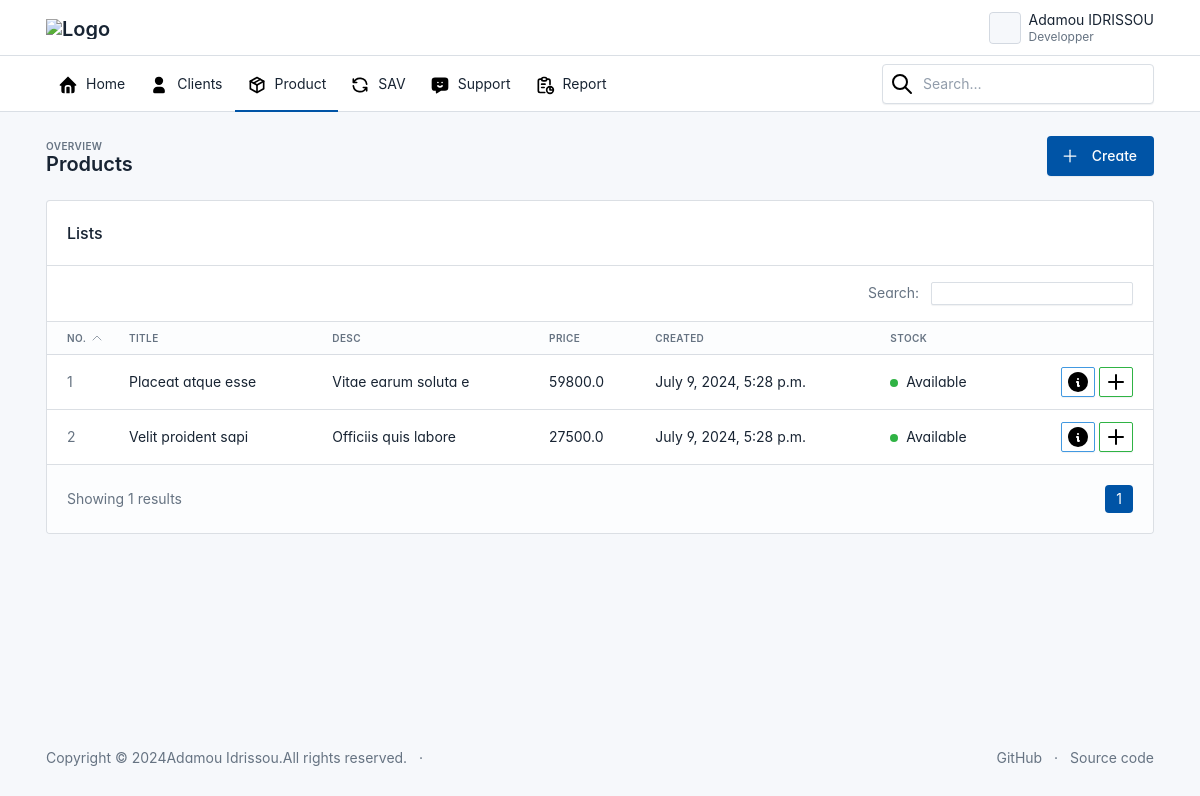
Screenshot of /products/ with the database file from the repository.
### services/models.py (models this page shows, shortened)
class Product(models.Model):
    title = models.CharField(max_length=255)
    desc = models.TextField(blank=True)
    price = models.FloatField(default=0)
    thumbnail = models.FileField(upload_to="products/")
    stock = models.IntegerField(default=0, null=True)
    stock_max = models.IntegerField(default=0, null=True)
    created = models.DateTimeField(auto_now_add=True)
    updated = models.DateTimeField(auto_now=True)

### services/views.py (the view)
# urls.py: path('products/', products, name='products'),
def products(request):
    search_product = ''
    if 'search_product' in request.GET :
        search_product = request.GET['search_product']
        if search_product == '':
            products = []
        else:
            products = Product.objects.filter(Q(title=search_product) | Q(desc=search_product)).order_by('-updated')
    else :
        products = Product.objects.all().order_by('-updated')
    paginator = Paginator(products, 10)
    page_number = request.GET.get('page')
    productsFinal = paginator.get_page(page_number)
    clients = Client.objects.filter(status='1').order_by('last_name')
    if request.method == 'POST':
        productform = ProductForm(request.POST)
        if productform.is_valid():
            product = productform.save(commit=False)
            product.user = request.user
            product.save()
            return redirect('products')
    else:
        productform = ProductForm()
    context =  {
        'page' : '¨Products',
        'user' : request.user,
        'clients' : clients,
        'products' : productsFinal,
        'productform' : productform,
        'search_product' : search_product,
    }
    return render(request, 'products.html', context)

### services/forms.py
class ProductForm(forms.ModelForm):
    title = forms.CharField(widget = forms.TextInput(attrs = {
        'class' : 'form-control', 'type' : 'text',
    }), label = 'Nom Produit')
    desc = forms.CharField(widget=forms.Textarea(attrs={
        'class' : 'form-control', 'type' : 'text',
    }), label='Description')
    price = forms.DecimalField(widget = forms.NumberInput(attrs = {
        'class' : 'form-control', 'type' : 'number',
    }), label = 'Prix')
    stock = forms.IntegerField(widget = forms.NumberInput(attrs = {
        'class' : 'form-control', 'type' : 'number',
    }), label = 'Quantité')
    class Meta:
        model = Product
        fields = ['title', 'desc', 'price', 'stock']

### services/templates/products.html (shortened to what this page needs)
{% load static %}
<!DOCTYPE html>
<html lang="en">
<head>
    {% include "./layouts/styles.html" %}
    <link href="https://cdn.jsdelivr.net/npm/select2@4.1.0-rc.0/dist/css/select2.min.css" rel="stylesheet" />
</head>
<body>
    <div class="page">
        {% include "./layouts/header.html" %}
        <div class="page-wrapper">
            <div class="page-header d-print-none">
                <div class="container-xl">
                    <div class="row g-2 align-items-center">
                        <div class="col">
                            <div class="page-pretitle">Overview</div>
                            <h2 class="page-title">Products</h2>
                        </div>
                        <div class="col-auto ms-auto d-print-none">
                            <div class="btn-list">
                                <a href="#" class="btn btn-primary d-none d-sm-inline-block" data-bs-toggle="modal" data-bs-target="#modal-add-product">
                                    <svg xmlns="http://www.w3.org/2000/svg" class="icon" width="24" height="24" viewBox="0 0 24 24" stroke-width="2" stroke="currentColor" fill="none" stroke-linecap="round" stroke-linejoin="round"><path stroke="none" d="M0 0h24v24H0z" fill="none"/><path d="M12 5l0 14" /><path d="M5 12l14 0" /></svg>
                                    Create
                                </a>
                            </div>
                        </div>
                    </div>
                </div>
            </div>
            <div class="page-body">
                <div class="container-xl">
                    <div class="row row-deck row-cards">
                        <div class="col-12">
                            <div class="card">
                                <div class="card-header">
                                    <h3 class="card-title">Lists</h3>
                                </div>
                                <div class="card-body border-bottom py-3">
                                    <div class="d-flex">
                                        <div class="ms-auto text-secondary">
                                            Search:
                                            <div class="ms-2 d-inline-block">
                                                <input type="text" class="form-control form-control-sm" aria-label="Search...">
                                            </div>
                                        </div>
                                    </div>
                                </div>
                                <div class="table-responsive">
                                    <table class="table card-table table-vcenter text-nowrap datatable">
                                        <thead>
                                            <tr>
                                                <th class="w-1">No.
                                                    <svg xmlns="http://www.w3.org/2000/svg" class="icon icon-sm icon-thick" width="24" height="24" viewBox="0 0 24 24" stroke-width="2" stroke="currentColor" fill="none" stroke-linecap="round" stroke-linejoin="round"><path stroke="none" d="M0 0h24v24H0z" fill="none"/><path d="M6 15l6 -6l6 6" /></svg>
                                                </th>
                                                <th>Title</th>
                                                <th>Desc</th>
                                                <th>Price</th>
                                                <th>Created</th>
                                                <th>Stock</th>
                                                <th></th>
                                            </tr>
                                        </thead>
                                        <tbody>
                                            {% for product in products %}
                                                <tr>
                                                    <td><span class="text-secondary">{{ forloop.counter }}</span></td>
                                                    <td>{{ product.title }}</td>
                                                    <td>{{ product.desc }}</td>
                                                    <td>{{ product.price }}</td>
                                                    <td>{{ product.created }}</td>
                                                    <td>
                                                        {% if product.stock >= 1 %}
                                                            <span class="badge bg-success me-1"></span> Available
                                                        {% else %}
                                                            <span class="badge bg-success me-1"></span> Sold out
                                                        {% endif %}
                                                    </td>
                                                    <td class="text-end">
                                                        <a href="{% url "products" %}" class="btn btn-sm btn-outline-info">
                                                            <img src="{% static "icons/info.svg" %}" alt="" srcset="">
                                                        </a>
                                                        <a href="#" class="btn btn-sm btn-outline-success" data-bs-toggle="modal" data-bs-target="#modal-add-order-{{forloop.counter}}">
                                                            <img src="{% static "icons/plus.svg" %}" alt="" srcset="">
                                                        </a>
                                                    </td>
                                                </tr>
                                            {% empty %}
                                                <tr>
                                                    <th scope="row">
                                                        <span class="mb-0 text-sm">Aucun produit trouvée dans la base</span>
                                                    </th>
                                                </tr>
                                            {% endfor %}
                                        </tbody>
                                    </table>
                                </div>
                                <div class="card-footer d-flex align-items-center">
                                    <p class="m-0 text-secondary">Showing <span>1</span> results</p>
                                    <ul class="pagination m-0 ms-auto">
                                        {% for page_number in products.paginator.page_range %}
                                            {% if products.number == page_number %}
                                                <li class="page-item active">
                                                    <a class="page-link" href="{% url 'products' %}?page={{ page_number }}">{{ page_number }}</a>
                                                </li>
                                            {% else %}
                                                <li class="page-item">
                                                    <a class="page-link" href="{% url 'products' %}?page={{ page_number }}">{{ page_number }}</a>
                                                </li>
                                            {% endif %}
                                        {% endfor %}
                                    </ul>
                                </div>
                            </div>
                        </div>
                    </div>
                </div>
            </div>
            {% include "./layouts/footer.html" %}
        </div>
    </div>
</body>
</html>

### services/templates/layouts/styles.html (style rules this page uses)
:root { --tblr-font-sans-serif: 'Inter Var', -apple-system, BlinkMacSystemFont, San Francisco, Segoe UI, Roboto, Helvetica Neue, sans-serif; }
body { font-feature-settings: "cv03", "cv04", "cv11"; }

### rows the page displays
Product: title "Placeat atque esse", desc "Vitae earum soluta e", price "59800.0", created "July 9, 2024, 5:28 p.m.", stock "Available"
Product: title "Velit proident sapi", desc "Officiis quis labore", price "27500.0", created "July 9, 2024, 5:28 p.m.", stock "Available"

### other values shown
{{ page_number }} "1"
